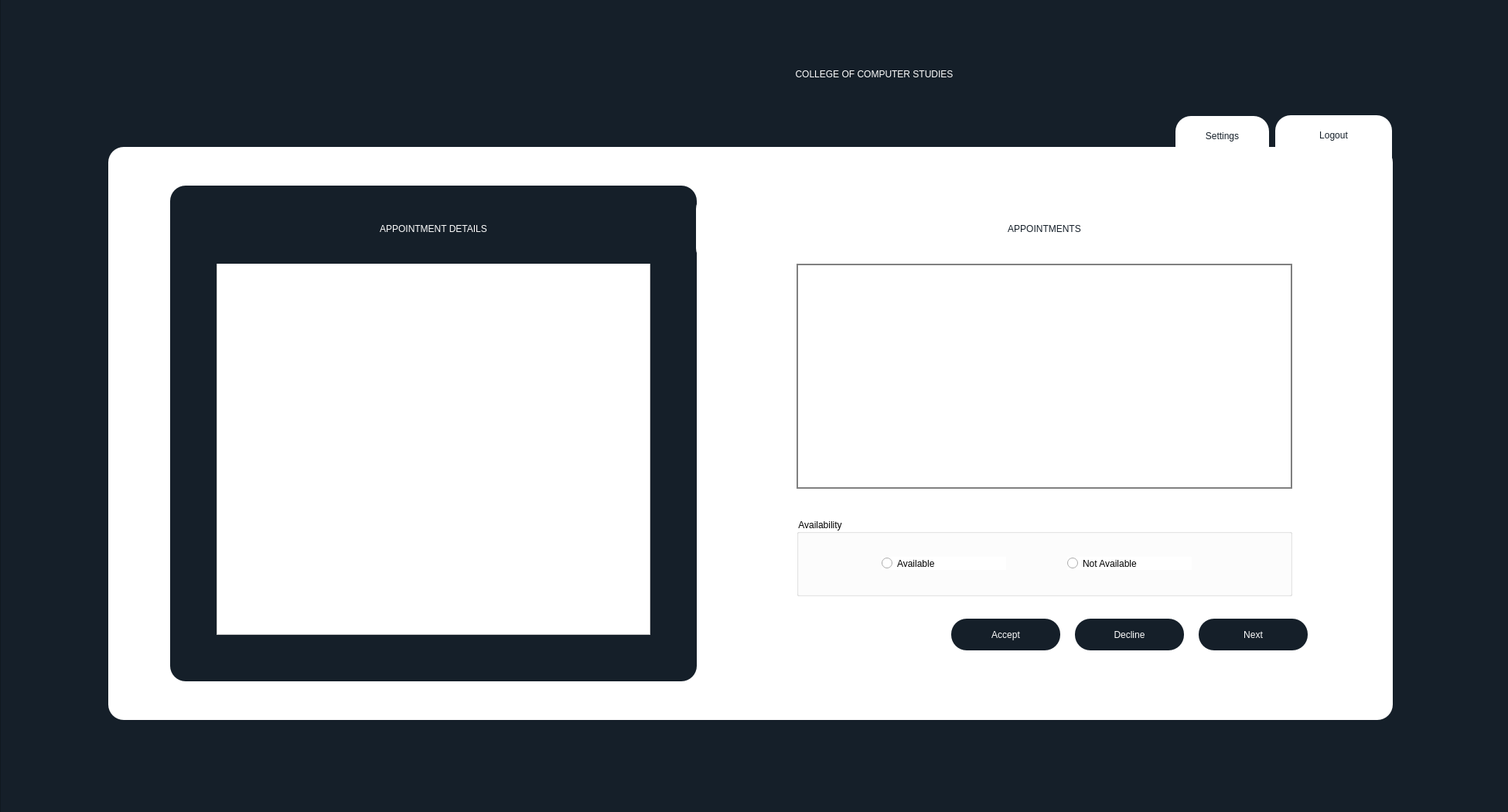
<?xml version="1.0" encoding="UTF-8"?>
<ui version="4.0">
 <class>TeacherFrame</class>
 <widget class="QDialog" name="TeacherFrame">
  <property name="geometry">
   <rect>
    <x>0</x>
    <y>0</y>
    <width>1950</width>
    <height>1050</height>
   </rect>
  </property>
  <property name="windowTitle">
   <string>Dialog</string>
  </property>
  <widget class="QFrame" name="TeacherFrameNew">
   <property name="geometry">
    <rect>
     <x>0</x>
     <y>-10</y>
     <width>1951</width>
     <height>1061</height>
    </rect>
   </property>
   <property name="styleSheet">
    <string notr="true">background-color: rgb(21, 31, 41);</string>
   </property>
   <property name="frameShape">
    <enum>QFrame::StyledPanel</enum>
   </property>
   <property name="frameShadow">
    <enum>QFrame::Raised</enum>
   </property>
   <widget class="QFrame" name="frame_2">
    <property name="geometry">
     <rect>
      <x>140</x>
      <y>200</y>
      <width>1661</width>
      <height>741</height>
     </rect>
    </property>
    <property name="styleSheet">
     <string notr="true">background-color: rgb(255, 255, 255);
border-radius: 20px;</string>
    </property>
    <property name="frameShape">
     <enum>QFrame::StyledPanel</enum>
    </property>
    <property name="frameShadow">
     <enum>QFrame::Raised</enum>
    </property>
    <widget class="QFrame" name="frame_3">
     <property name="geometry">
      <rect>
       <x>80</x>
       <y>50</y>
       <width>681</width>
       <height>641</height>
      </rect>
     </property>
     <property name="styleSheet">
      <string notr="true">background-color: rgb(21, 31, 41);
border-radius: 20px;</string>
     </property>
     <property name="frameShape">
      <enum>QFrame::StyledPanel</enum>
     </property>
     <property name="frameShadow">
      <enum>QFrame::Raised</enum>
     </property>
     <widget class="QTableView" name="viewTeacherAppointment">
      <property name="geometry">
       <rect>
        <x>60</x>
        <y>100</y>
        <width>561</width>
        <height>481</height>
       </rect>
      </property>
      <property name="styleSheet">
       <string notr="true">background-color: rgb(255, 255, 255);
color: rgb(255, 255, 255);
border-radius:-20px;</string>
      </property>
     </widget>
     <widget class="QLabel" name="label_5">
      <property name="geometry">
       <rect>
        <x>0</x>
        <y>10</y>
        <width>681</width>
        <height>91</height>
       </rect>
      </property>
      <property name="styleSheet">
       <string notr="true">font:40pt &quot;Bebas&quot;;
color: rgb(255, 255, 255);</string>
      </property>
      <property name="text">
       <string>APPOINTMENT DETAILS</string>
      </property>
      <property name="alignment">
       <set>Qt::AlignCenter</set>
      </property>
     </widget>
    </widget>
    <widget class="QPushButton" name="btnAccept">
     <property name="geometry">
      <rect>
       <x>1090</x>
       <y>610</y>
       <width>141</width>
       <height>41</height>
      </rect>
     </property>
     <property name="cursor">
      <cursorShape>PointingHandCursor</cursorShape>
     </property>
     <property name="styleSheet">
      <string notr="true">color: rgb(255, 255, 255);
background-color: rgb(21, 31, 41);
font: 14pt &quot;Montserrat&quot;;</string>
     </property>
     <property name="text">
      <string>Accept</string>
     </property>
    </widget>
    <widget class="QLabel" name="label_6">
     <property name="geometry">
      <rect>
       <x>760</x>
       <y>60</y>
       <width>901</width>
       <height>91</height>
      </rect>
     </property>
     <property name="styleSheet">
      <string notr="true">font:40pt &quot;Bebas&quot;;
color: rgb(21, 31, 41);</string>
     </property>
     <property name="text">
      <string>APPOINTMENTS</string>
     </property>
     <property name="alignment">
      <set>Qt::AlignCenter</set>
     </property>
    </widget>
    <widget class="QPushButton" name="btnDecline">
     <property name="geometry">
      <rect>
       <x>1250</x>
       <y>610</y>
       <width>141</width>
       <height>41</height>
      </rect>
     </property>
     <property name="cursor">
      <cursorShape>PointingHandCursor</cursorShape>
     </property>
     <property name="styleSheet">
      <string notr="true">color: rgb(255, 255, 255);
background-color: rgb(21, 31, 41);
font: 14pt &quot;Montserrat&quot;;</string>
     </property>
     <property name="text">
      <string>Decline</string>
     </property>
    </widget>
    <widget class="QPushButton" name="btnNext">
     <property name="geometry">
      <rect>
       <x>1410</x>
       <y>610</y>
       <width>141</width>
       <height>41</height>
      </rect>
     </property>
     <property name="cursor">
      <cursorShape>PointingHandCursor</cursorShape>
     </property>
     <property name="styleSheet">
      <string notr="true">color: rgb(255, 255, 255);
background-color: rgb(21, 31, 41);
font: 14pt &quot;Montserrat&quot;;</string>
     </property>
     <property name="text">
      <string>Next</string>
     </property>
    </widget>
    <widget class="QGroupBox" name="groupBox">
     <property name="geometry">
      <rect>
       <x>890</x>
       <y>480</y>
       <width>641</width>
       <height>101</height>
      </rect>
     </property>
     <property name="styleSheet">
      <string notr="true">font: 14pt &quot;Montserrat&quot;;

border-radius: -20px;</string>
     </property>
     <property name="title">
      <string>Availability</string>
     </property>
     <widget class="QRadioButton" name="btnAvailable">
      <property name="geometry">
       <rect>
        <x>110</x>
        <y>50</y>
        <width>161</width>
        <height>17</height>
       </rect>
      </property>
      <property name="text">
       <string>Available</string>
      </property>
     </widget>
     <widget class="QRadioButton" name="btnNotAvailable">
      <property name="geometry">
       <rect>
        <x>350</x>
        <y>50</y>
        <width>161</width>
        <height>17</height>
       </rect>
      </property>
      <property name="styleSheet">
       <string notr="true">border-radius:1px solid white;
background-color: rgb(255, 255, 255);</string>
      </property>
      <property name="text">
       <string>Not Available</string>
      </property>
     </widget>
    </widget>
    <widget class="QTableWidget" name="widgetTeacherAppointments">
     <property name="geometry">
      <rect>
       <x>890</x>
       <y>151</y>
       <width>641</width>
       <height>291</height>
      </rect>
     </property>
     <property name="styleSheet">
      <string notr="true">border:2px solid gray;
border-radius:-20px;</string>
     </property>
    </widget>
   </widget>
   <widget class="QLabel" name="label_4">
    <property name="geometry">
     <rect>
      <x>780</x>
      <y>60</y>
      <width>701</width>
      <height>91</height>
     </rect>
    </property>
    <property name="styleSheet">
     <string notr="true">font:50pt &quot;Bebas&quot;;
color: rgb(255, 255, 255);</string>
    </property>
    <property name="text">
     <string>COLLEGE OF COMPUTER STUDIES</string>
    </property>
    <property name="alignment">
     <set>Qt::AlignCenter</set>
    </property>
   </widget>
   <widget class="QFrame" name="frame_4">
    <property name="geometry">
     <rect>
      <x>1649</x>
      <y>159</y>
      <width>151</width>
      <height>101</height>
     </rect>
    </property>
    <property name="styleSheet">
     <string notr="true">background-color: rgb(255, 255, 255);
border-radius:20px;</string>
    </property>
    <property name="frameShape">
     <enum>QFrame::StyledPanel</enum>
    </property>
    <property name="frameShadow">
     <enum>QFrame::Raised</enum>
    </property>
    <widget class="QPushButton" name="btnTeacherLogout">
     <property name="geometry">
      <rect>
       <x>10</x>
       <y>10</y>
       <width>131</width>
       <height>31</height>
      </rect>
     </property>
     <property name="cursor">
      <cursorShape>PointingHandCursor</cursorShape>
     </property>
     <property name="styleSheet">
      <string notr="true">color: rgb(21, 31, 41);
background-color: rgb(255, 255, 255);
border-radius: 40px;
font: 14pt &quot;Montserrat&quot;;</string>
     </property>
     <property name="text">
      <string>Logout</string>
     </property>
    </widget>
   </widget>
   <widget class="QLabel" name="label_2">
    <property name="geometry">
     <rect>
      <x>680</x>
      <y>50</y>
      <width>91</width>
      <height>91</height>
     </rect>
    </property>
    <property name="styleSheet">
     <string notr="true">background-color: rgb(21, 31, 41);</string>
    </property>
    <property name="text">
     <string/>
    </property>
    <property name="pixmap">
     <pixmap>upperBlue2.png</pixmap>
    </property>
   </widget>
   <widget class="QFrame" name="frame_5">
    <property name="geometry">
     <rect>
      <x>1520</x>
      <y>160</y>
      <width>121</width>
      <height>101</height>
     </rect>
    </property>
    <property name="styleSheet">
     <string notr="true">background-color: rgb(255, 255, 255);
border-radius:20px;</string>
    </property>
    <property name="frameShape">
     <enum>QFrame::StyledPanel</enum>
    </property>
    <property name="frameShadow">
     <enum>QFrame::Raised</enum>
    </property>
    <widget class="QPushButton" name="btnTeacherSettings">
     <property name="geometry">
      <rect>
       <x>10</x>
       <y>10</y>
       <width>101</width>
       <height>31</height>
      </rect>
     </property>
     <property name="cursor">
      <cursorShape>PointingHandCursor</cursorShape>
     </property>
     <property name="styleSheet">
      <string notr="true">color: rgb(21, 31, 41);
background-color: rgb(255, 255, 255);
border-radius: 40px;
font: 14pt &quot;Montserrat&quot;;</string>
     </property>
     <property name="text">
      <string>Settings</string>
     </property>
    </widget>
   </widget>
  </widget>
 </widget>
 <tabstops>
  <tabstop>btnAvailable</tabstop>
  <tabstop>btnNotAvailable</tabstop>
  <tabstop>viewTeacherAppointment</tabstop>
  <tabstop>btnAccept</tabstop>
  <tabstop>btnDecline</tabstop>
  <tabstop>btnNext</tabstop>
  <tabstop>btnTeacherSettings</tabstop>
  <tabstop>btnTeacherLogout</tabstop>
 </tabstops>
 <resources/>
 <connections/>
</ui>
